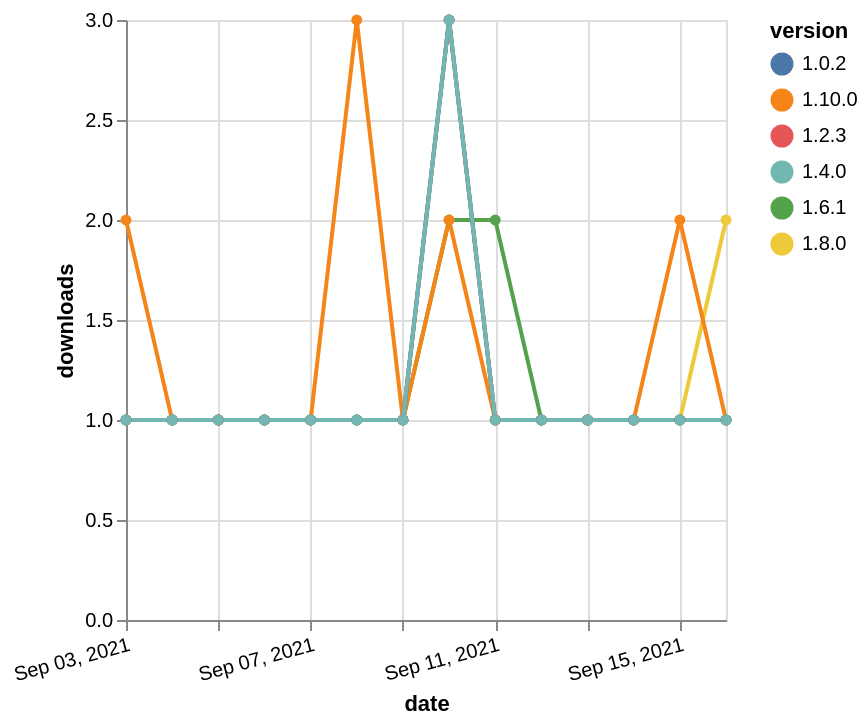

Express this chart as Vega-Lite.
### Vega-Lite specification from a JSON file in a GitHub repository (floating-point values rounded to 4 significant figures)
{"$schema": "https://vega.github.io/schema/vega-lite/v5.json", "description": "A simple bar chart with embedded data.", "data": {"values": [{"date": "2021-09-03", "total": 175, "delta": 1, "version": "1.6.1"}, {"date": "2021-09-04", "total": 176, "delta": 1, "version": "1.6.1"}, {"date": "2021-09-05", "total": 177, "delta": 1, "version": "1.6.1"}, {"date": "2021-09-06", "total": 178, "delta": 1, "version": "1.6.1"}, {"date": "2021-09-07", "total": 179, "delta": 1, "version": "1.6.1"}, {"date": "2021-09-08", "total": 180, "delta": 1, "version": "1.6.1"}, {"date": "2021-09-09", "total": 181, "delta": 1, "version": "1.6.1"}, {"date": "2021-09-10", "total": 183, "delta": 2, "version": "1.6.1"}, {"date": "2021-09-11", "total": 185, "delta": 2, "version": "1.6.1"}, {"date": "2021-09-12", "total": 186, "delta": 1, "version": "1.6.1"}, {"date": "2021-09-13", "total": 187, "delta": 1, "version": "1.6.1"}, {"date": "2021-09-14", "total": 188, "delta": 1, "version": "1.6.1"}, {"date": "2021-09-15", "total": 189, "delta": 1, "version": "1.6.1"}, {"date": "2021-09-16", "total": 190, "delta": 1, "version": "1.6.1"}, {"date": "2021-09-03", "total": 210, "delta": 1, "version": "1.8.0"}, {"date": "2021-09-04", "total": 211, "delta": 1, "version": "1.8.0"}, {"date": "2021-09-05", "total": 212, "delta": 1, "version": "1.8.0"}, {"date": "2021-09-06", "total": 213, "delta": 1, "version": "1.8.0"}, {"date": "2021-09-07", "total": 214, "delta": 1, "version": "1.8.0"}, {"date": "2021-09-08", "total": 215, "delta": 1, "version": "1.8.0"}, {"date": "2021-09-09", "total": 216, "delta": 1, "version": "1.8.0"}, {"date": "2021-09-10", "total": 219, "delta": 3, "version": "1.8.0"}, {"date": "2021-09-11", "total": 220, "delta": 1, "version": "1.8.0"}, {"date": "2021-09-12", "total": 221, "delta": 1, "version": "1.8.0"}, {"date": "2021-09-13", "total": 222, "delta": 1, "version": "1.8.0"}, {"date": "2021-09-14", "total": 223, "delta": 1, "version": "1.8.0"}, {"date": "2021-09-15", "total": 224, "delta": 1, "version": "1.8.0"}, {"date": "2021-09-16", "total": 226, "delta": 2, "version": "1.8.0"}, {"date": "2021-09-03", "total": 122, "delta": 2, "version": "1.10.0"}, {"date": "2021-09-04", "total": 123, "delta": 1, "version": "1.10.0"}, {"date": "2021-09-05", "total": 124, "delta": 1, "version": "1.10.0"}, {"date": "2021-09-06", "total": 125, "delta": 1, "version": "1.10.0"}, {"date": "2021-09-07", "total": 126, "delta": 1, "version": "1.10.0"}, {"date": "2021-09-08", "total": 129, "delta": 3, "version": "1.10.0"}, {"date": "2021-09-09", "total": 130, "delta": 1, "version": "1.10.0"}, {"date": "2021-09-10", "total": 132, "delta": 2, "version": "1.10.0"}, {"date": "2021-09-11", "total": 133, "delta": 1, "version": "1.10.0"}, {"date": "2021-09-12", "total": 134, "delta": 1, "version": "1.10.0"}, {"date": "2021-09-13", "total": 135, "delta": 1, "version": "1.10.0"}, {"date": "2021-09-14", "total": 136, "delta": 1, "version": "1.10.0"}, {"date": "2021-09-15", "total": 138, "delta": 2, "version": "1.10.0"}, {"date": "2021-09-16", "total": 139, "delta": 1, "version": "1.10.0"}, {"date": "2021-09-03", "total": 213, "delta": 1, "version": "1.2.3"}, {"date": "2021-09-04", "total": 214, "delta": 1, "version": "1.2.3"}, {"date": "2021-09-05", "total": 215, "delta": 1, "version": "1.2.3"}, {"date": "2021-09-06", "total": 216, "delta": 1, "version": "1.2.3"}, {"date": "2021-09-07", "total": 217, "delta": 1, "version": "1.2.3"}, {"date": "2021-09-08", "total": 218, "delta": 1, "version": "1.2.3"}, {"date": "2021-09-09", "total": 219, "delta": 1, "version": "1.2.3"}, {"date": "2021-09-10", "total": 222, "delta": 3, "version": "1.2.3"}, {"date": "2021-09-11", "total": 223, "delta": 1, "version": "1.2.3"}, {"date": "2021-09-12", "total": 224, "delta": 1, "version": "1.2.3"}, {"date": "2021-09-13", "total": 225, "delta": 1, "version": "1.2.3"}, {"date": "2021-09-14", "total": 226, "delta": 1, "version": "1.2.3"}, {"date": "2021-09-15", "total": 227, "delta": 1, "version": "1.2.3"}, {"date": "2021-09-16", "total": 228, "delta": 1, "version": "1.2.3"}, {"date": "2021-09-03", "total": 266, "delta": 1, "version": "1.0.2"}, {"date": "2021-09-04", "total": 267, "delta": 1, "version": "1.0.2"}, {"date": "2021-09-05", "total": 268, "delta": 1, "version": "1.0.2"}, {"date": "2021-09-06", "total": 269, "delta": 1, "version": "1.0.2"}, {"date": "2021-09-07", "total": 270, "delta": 1, "version": "1.0.2"}, {"date": "2021-09-08", "total": 271, "delta": 1, "version": "1.0.2"}, {"date": "2021-09-09", "total": 272, "delta": 1, "version": "1.0.2"}, {"date": "2021-09-10", "total": 275, "delta": 3, "version": "1.0.2"}, {"date": "2021-09-11", "total": 276, "delta": 1, "version": "1.0.2"}, {"date": "2021-09-12", "total": 277, "delta": 1, "version": "1.0.2"}, {"date": "2021-09-13", "total": 278, "delta": 1, "version": "1.0.2"}, {"date": "2021-09-14", "total": 279, "delta": 1, "version": "1.0.2"}, {"date": "2021-09-15", "total": 280, "delta": 1, "version": "1.0.2"}, {"date": "2021-09-16", "total": 281, "delta": 1, "version": "1.0.2"}, {"date": "2021-09-03", "total": 211, "delta": 1, "version": "1.4.0"}, {"date": "2021-09-04", "total": 212, "delta": 1, "version": "1.4.0"}, {"date": "2021-09-05", "total": 213, "delta": 1, "version": "1.4.0"}, {"date": "2021-09-06", "total": 214, "delta": 1, "version": "1.4.0"}, {"date": "2021-09-07", "total": 215, "delta": 1, "version": "1.4.0"}, {"date": "2021-09-08", "total": 216, "delta": 1, "version": "1.4.0"}, {"date": "2021-09-09", "total": 217, "delta": 1, "version": "1.4.0"}, {"date": "2021-09-10", "total": 220, "delta": 3, "version": "1.4.0"}, {"date": "2021-09-11", "total": 221, "delta": 1, "version": "1.4.0"}, {"date": "2021-09-12", "total": 222, "delta": 1, "version": "1.4.0"}, {"date": "2021-09-13", "total": 223, "delta": 1, "version": "1.4.0"}, {"date": "2021-09-14", "total": 224, "delta": 1, "version": "1.4.0"}, {"date": "2021-09-15", "total": 225, "delta": 1, "version": "1.4.0"}, {"date": "2021-09-16", "total": 226, "delta": 1, "version": "1.4.0"}]}, "width": "container", "mark": {"type": "line", "point": {"filled": true}}, "encoding": {"x": {"field": "date", "type": "temporal", "timeUnit": "yearmonthdate", "title": "date", "axis": {"labelAngle": -15}}, "y": {"field": "delta", "type": "quantitative", "title": "downloads"}, "color": {"field": "version", "type": "nominal"}, "tooltip": {"field": "delta"}}}
